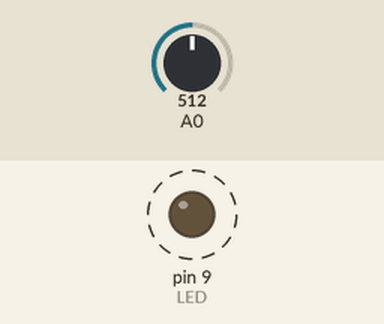
Simulated run of this sketch. Board: Arduino Uno, built with avr-gcc and run on an emulated ATmega328P. Parts: output pins drawn as LEDs (lit = HIGH). Dashed ring = blinking. The inputs (shaded band) are chosen by the test bench; at power-on: A0 = 512.

Above: at 0.89 s.
1.4 s: A0 set to 0
At 2.7 s:
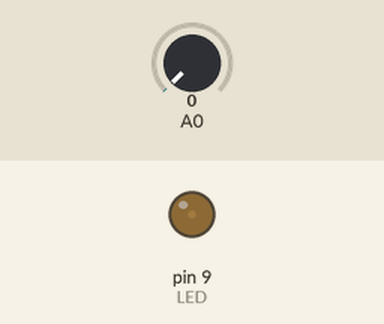
3.1 s: A0 set to 3
At 4.3 s:
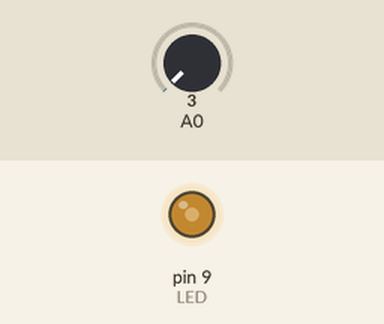
4.7 s: A0 set to 122
At 4.95 s:
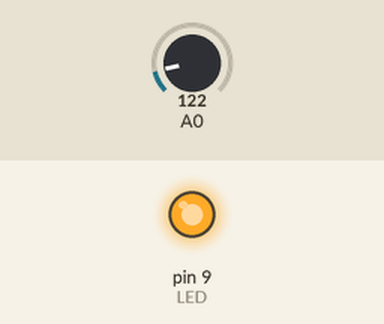
Timing chart, 0 to 13.8 s (numbered marks = the images above; inputs shaded):
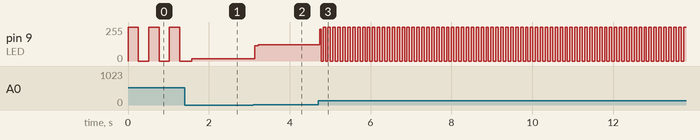

Measured:
- the behaviour switches between 1 and 2 on A0 (found by bisection; images 1 and 2)
- after the input at 3.1 s, pin 9 (LED): 18/255 → 115/255 at once, → 121/255 0.08 s later
- after the input at 4.7 s, pin 9 (LED): 121/255 → 238/255 at once, then repeats every 0.11 s: 0/255 0.05 s, 255/255 0.06 s

The sketch:

Blink_Rate.ino
```cpp
//Blink Rate
const int LED = 9;
int val = 0;
void setup()
{
  pinMode(LED, OUTPUT);
}
void loop()
{
  val = analogRead(0);      //Read the analog input pin 0, and assign it to val
  digitalWrite(LED, HIGH);  //Turn the LED on
  delay(val/2);             //Wait for (the value of val) in milliseconds
  digitalWrite(LED, LOW);   //Turn the LED off
  delay(val/2);             //Wait for (the value of val) in milliseconds
}
```
